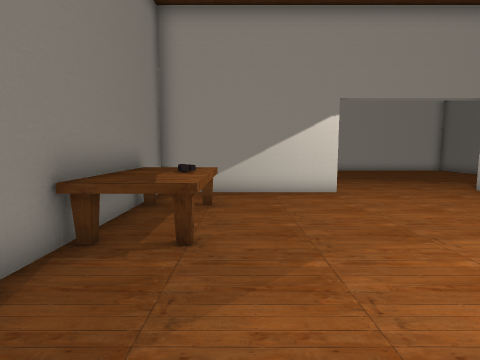
View 1 (above)

16 first-person views from a walk through a Unity game level. The camera is 1.5 m above the floor, tilts 6° down and sees 80° across. The floor is counted in squares, 1 m on a side. Each view is taken from the middle of a square. On the plan, view 1 faces up. The plan holds only what a view shows up to about 14 squares ahead; the rest is blank. The player is left out. Some surface patterns are stand-ins.

View 2
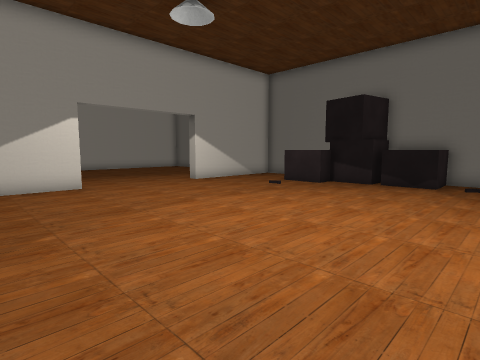

View 3
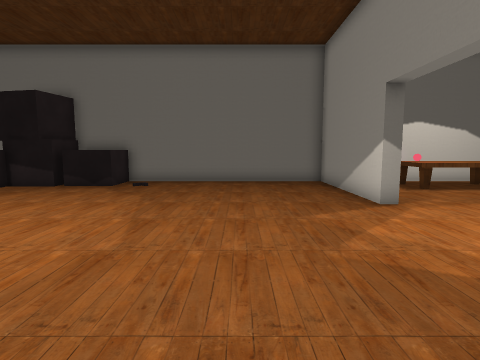

View 4
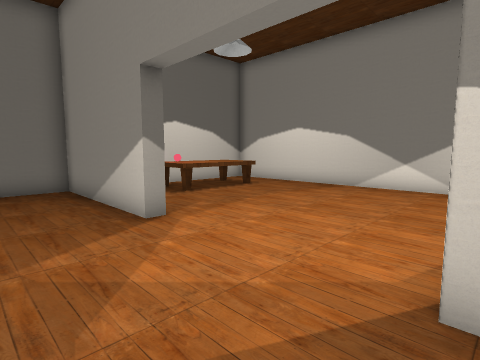

View 5
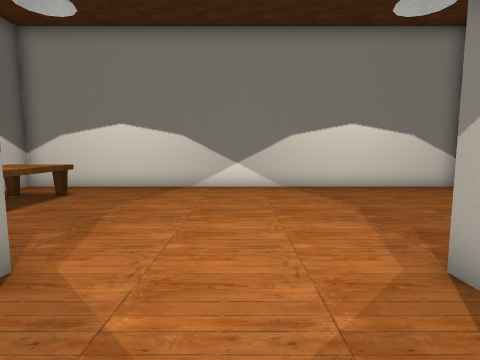

View 6
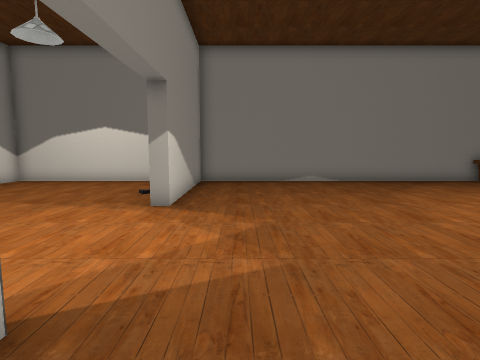

View 7
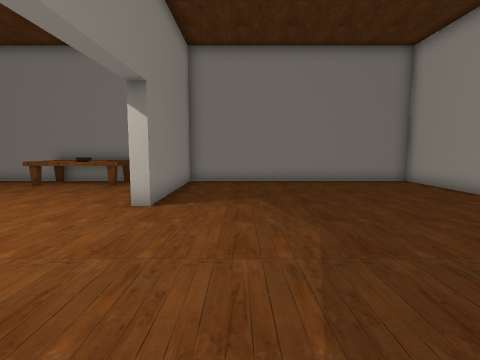

View 8
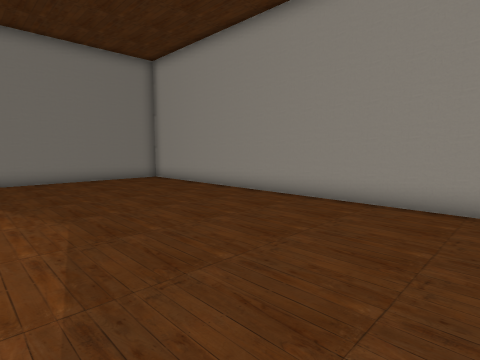

View 9
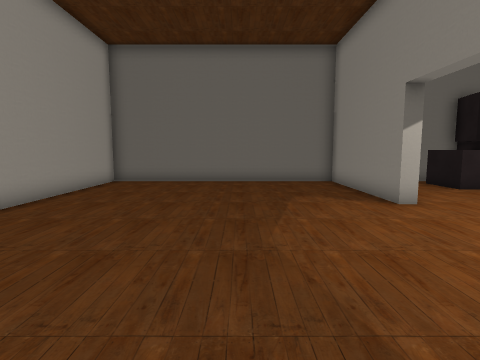

View 10
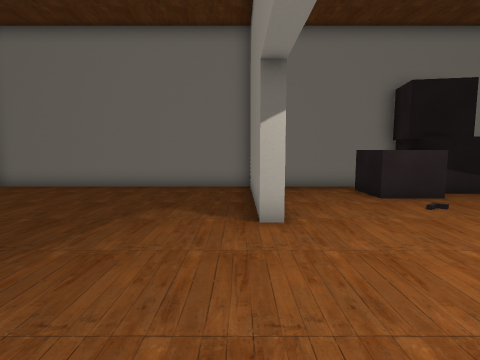

View 11
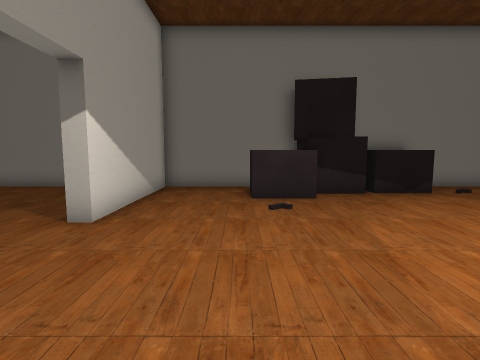

View 12
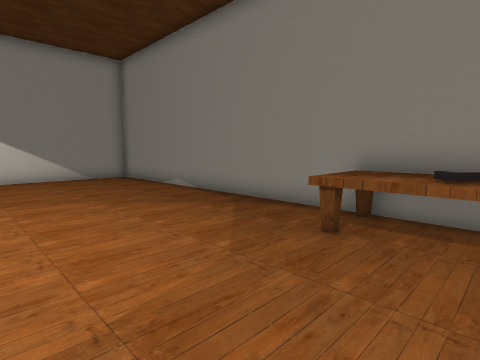

View 13
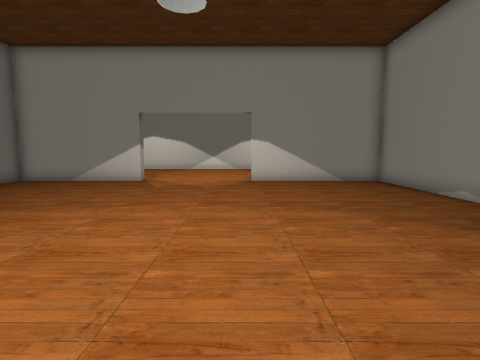

View 14
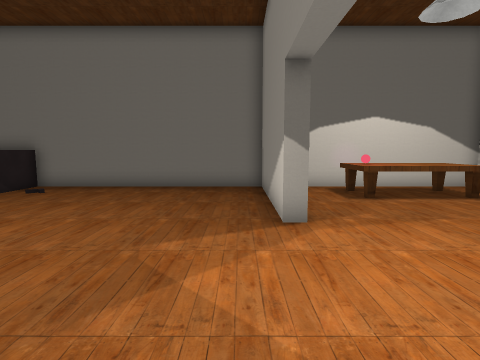

View 15
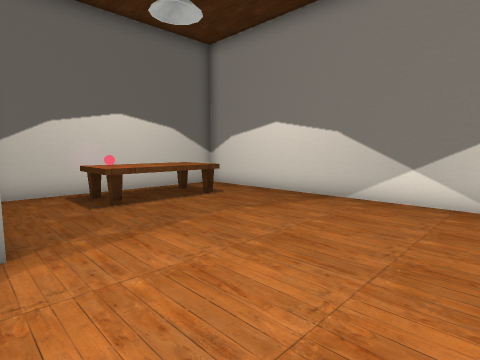

View 16
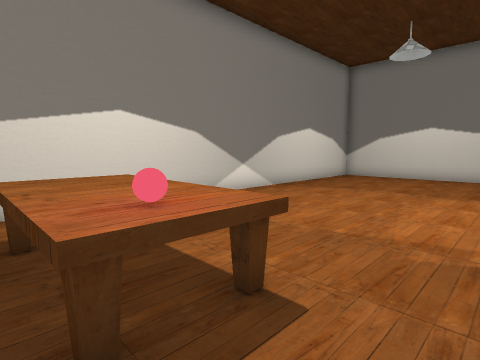

### Floor plan
Points are (right, up) in squares from view 1. A wall is a line through its corners. A room is listed if a view was taken in it or the views show most of it. See-through windows are left out.
Room 1 (views 1, 2, 3, 4, 5, 6, 7, 8, 9, 10, 11, 12, 13, 14, 15, 16)
walls: (14.7, 4.6) (14.7, 21.1) (-2.8, 21.1) (-2.8, -8.9) (3.4, -8.9) (3.4, -9.5); (8.8, -9.5) (8.8, -8.9) (14.7, -8.9) (14.7, -0.4); (14.8, 10.1) (8.8, 10.1) (8.8, 10.6) (14.8, 10.6); (-2.8, 10.6) (3.4, 10.6) (3.4, 10.1) (-2.9, 10.1); (-2.8, -11.2) (-2.8, -17.7) (14.7, -17.7) (14.7, -9.9)
objects: table (-2, 4) to (-1, 8); gun (-1, 6) to (-1, 7); table (12, -15) to (14, -12); other object (12, 5) to (14, 6); red ball (13, -12); other object (13, 0) to (15, 2); other object (13, 3) to (15, 4); other object (14, 4)

Where each view was taken, in squares from view 1:
view 1: 0 up, 0 right, facing up
view 2: 2 down, 0 right, facing up-right
view 3: 5 down, 1 right, facing right
view 4: 6 down, 3 right, facing down-right
view 5: 6 down, 6 right, facing down
view 6: 7 down, 11 right, facing left
view 7: 13 up, 11 right, facing left
view 8: 13 up, 12 right, facing up-left
view 9: 15 up, 1 right, facing right
view 10: 11 up, 3 right, facing right
view 11: 7 up, 3 right, facing right
view 12: 7 up, 4 right, facing down-left
view 13: 5 up, 4 right, facing down
view 14: 8 down, 3 right, facing right
view 15: 9 down, 4 right, facing down-right
view 16: 10 down, 14 right, facing down-left
